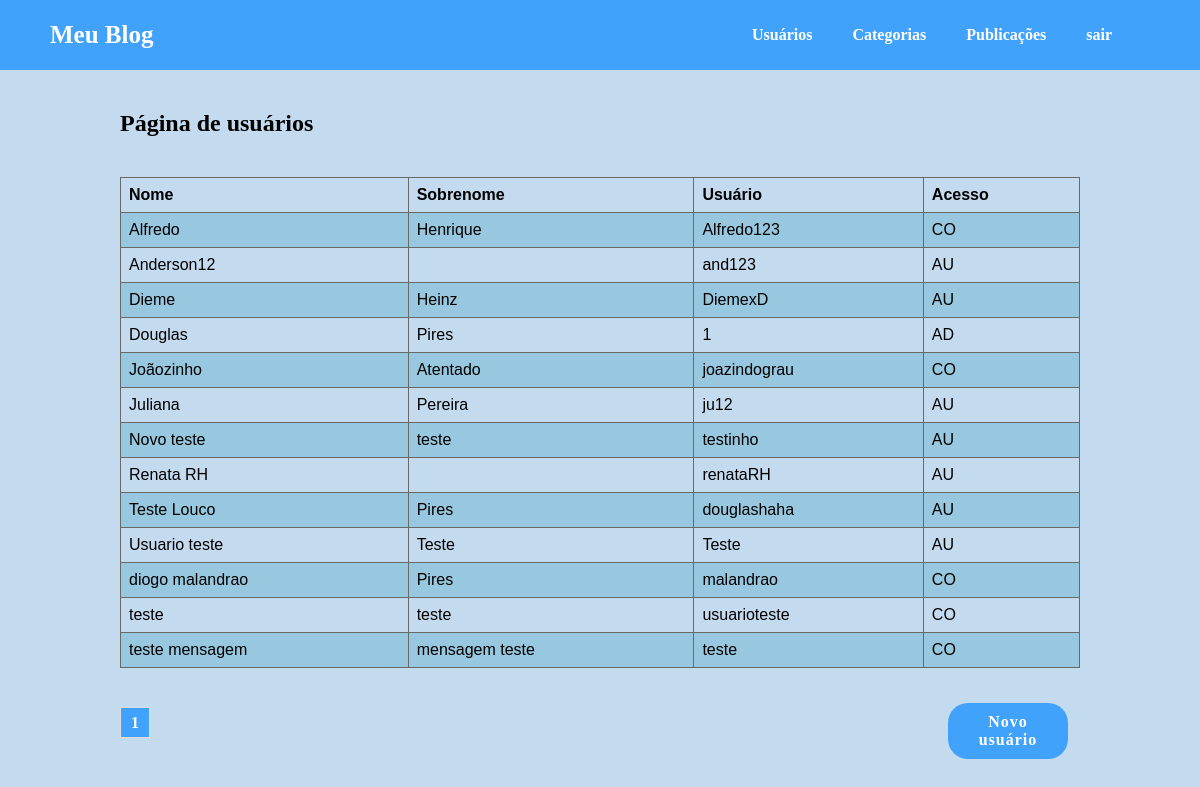
/usuarios (signed in), run on an earlier commit of the app's database.
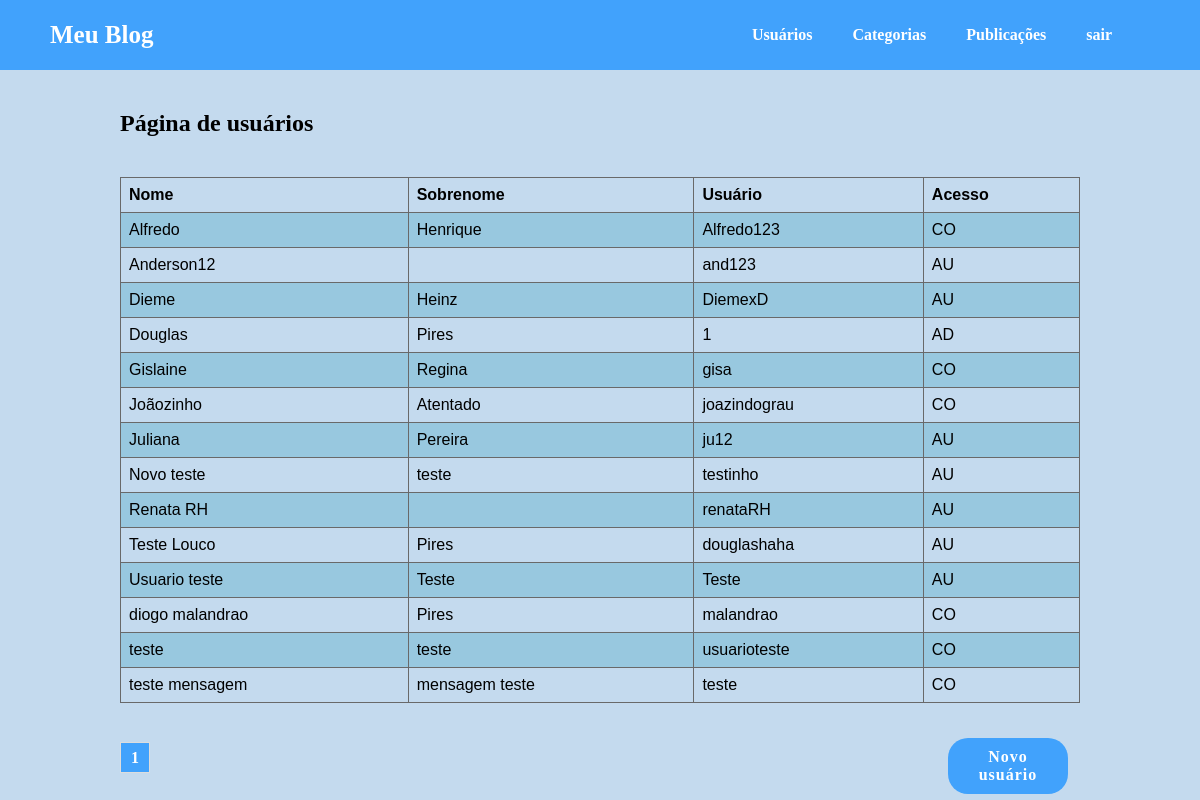
And on a later commit of the database.
### accounts/models.py (models this page shows, shortened)
class Usuario(models.Model):
    choices = [('AD', 'Administrador'), ('AU', 'Autor'),('CO', 'Comum')]
    nome_autor = models.CharField(max_length=100)
    sobrenome = models.CharField(max_length=100, blank=True)
    usuario = models.CharField(max_length=100)
    data_nascimento = models.DateField(blank=True, null=True)
    date_create = models.DateTimeField(default=timezone.now)
    senha = models.CharField(max_length=100)
    tipo = models.CharField(max_length=30, choices=choices, default='CO')

### accounts/views.py (the view)
# urls.py: path('usuarios', views.usuarios, name='usuarios'),
def usuarios(request):
    usuario_id = request.session['usuario_id']
    usuario_name = request.session['usuario_name']
    usuario_tipo = request.session['usuario_tipo']
    if usuario_tipo != 'AD':
        return redirect('dashboard')
    user = Usuario.objects.order_by('nome_autor')
    paginator = Paginator(user, 15)
    num_page = request.GET.get('p')
    user = paginator.get_page(num_page)
    return render(request, 'accounts/usuarios.html',{
        'user':user,
        'usuario_id':usuario_id,
        'usuario_name':usuario_name,
        'usuario_tipo':usuario_tipo,
    })

### accounts/templates/accounts/usuarios.html (shortened to what this page needs)
{% extends 'base.html' %}
{% block conteudo %}
    <div class="container_users">
        <div class="content_user">
        <h2>Página de usuários</h2>
            <table>
                <tr>
                    <th>Nome</th>
                    <th>Sobrenome</th>
                    <th>Usuário</th>
                    <th>Acesso</th>
                </tr>
                {% for usuario in user %}
                <tr>
                    <td>{{ usuario.nome_autor }}</td>
                    <td>{{ usuario.sobrenome }}</td>
                    <td>{{ usuario.usuario }}</td>
                    <td>{{ usuario.tipo }}</td>
                </tr>
                {% endfor %}
            </table>
            <div class="box_button_add_user">
                <a class="button_confirm" href="{% url 'cadastro' %}">Novo usuário</a>
            </div>
        </div>
    </div>
    <div class="footer_paginator">
        {% for pagina in user.paginator.page_range %}
            {% if user.number == pagina %}
                <div class="page_select">
                    <a href="?p={{ pagina }}">{{ pagina }}</a>
                </div>
                {% else %}
                <div>
                    <a href="?p={{ pagina }}">{{ pagina }}</a>
                </div>
            {% endif %}
        {% endfor %}
    </div>
{% endblock %}

### templates/base.html (shortened to what this page needs)
{% load static %}
<!DOCTYPE html>
<html lang="pt-br">
<head>
    {% include './static/vendor/partials/_head.html'%}
</head>
<body>
    {% include './static/vendor/partials/_nav.html'%}
    <div class="container_main">
        <div class="container">
            {% block conteudo %}
            {% endblock %}
        </div>
    </div>
</body>
</html>

### templates/static/vendor/partials/_head.html (shortened to what this page needs)
{% load static %}
<link rel="stylesheet" href="{% static 'vendor/css/style.css' %}">

### templates/static/vendor/partials/_nav.html (shortened to what this page needs)
{% load static %}
{% if usuario_id %}
    <div class="container_nav">
        <div class="nav_title">
            <a class="link_logo" href="{% url 'dashboard' %}">Meu Blog</a>
        </div>
        <div class="nav_links">
            {% if usuario_tipo == 'AD'%}
                <a href="{% url 'usuarios' %}">Usuários</a>
                <a href="{% url 'categorias' %}">Categorias</a>
            {% endif %}
            <a href="{% url 'post' %}">Publicações</a>
            <a href="{% url 'logout' %}">sair</a>
        </div>
    </div>
{% else %}
    {% url 'login' %}
{% endif %}

What changed in the data, as far as the page shows it:
added Usuario: nome_autor "Gislaine", sobrenome "Regina", usuario "gisa", tipo "CO"
